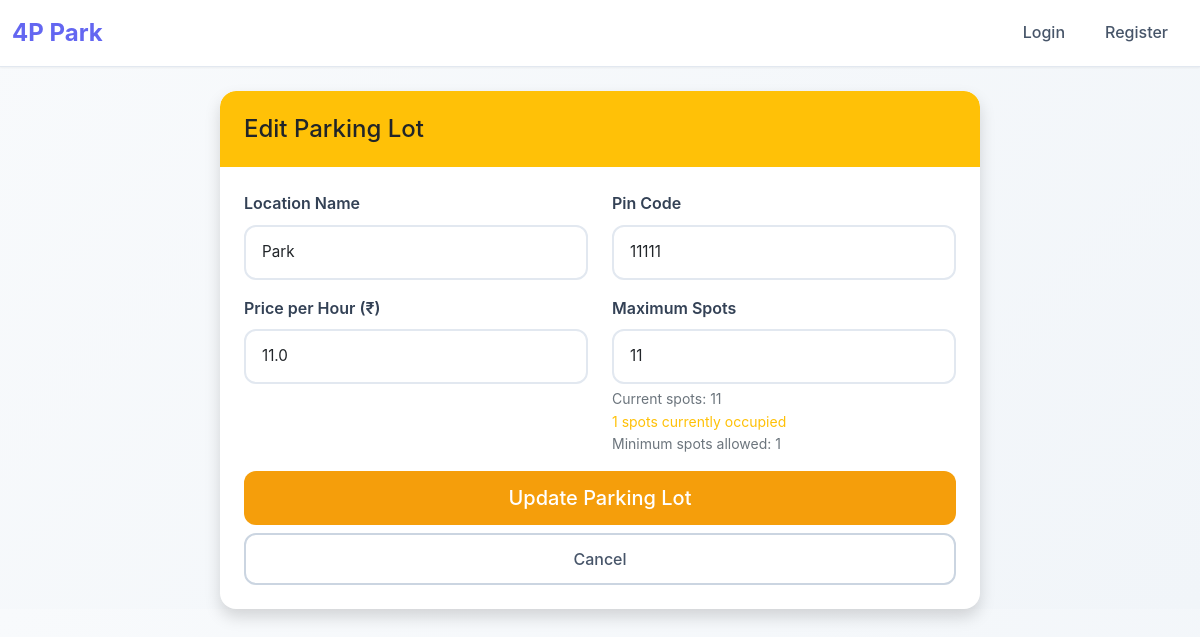
The page /admin/edit_lot/1 on the database its author committed.
### models/parking_lot.py (models this page shows)
class ParkingLot(db.Model):
    id = db.Column(db.Integer, primary_key=True)
    prime_location_name = db.Column(db.String(100), nullable=False)
    price = db.Column(db.Float, nullable=False)
    pin_code = db.Column(db.String(10), nullable=False)
    maximum_number_of_spots = db.Column(db.Integer, nullable=False)

### routes/admin.py (the view, shortened to what this page needs)
@admin.route('/admin/edit_lot/<int:lot_id>', methods=['GET', 'POST'])
def edit_lot(lot_id):
    lot = ParkingLot.query.get(lot_id)
    if not lot:
        return redirect(url_for('admin.view_lots'))
    occupied_count = ParkingSpot.query.filter_by(lot_id=lot.id, status='O').count()
    return render_template('edit_lot.html', lot=lot, occupied_count=occupied_count)

### templates/edit_lot.html (shortened to what this page needs)
{% extends "base.html" %}
{% block content %}
<div class="row justify-content-center">
    <div class="col-md-8">
        <div class="card shadow">
            <div class="card-header bg-warning text-dark">
                <h4 class="mb-0">Edit Parking Lot</h4>
            </div>
            <div class="card-body">
                <form method="POST">
                    <div class="row">
                        <div class="col-md-6">
                            <div class="mb-3">
                                <label for="name" class="form-label">Location Name</label>
                                <input type="text" class="form-control" id="name" name="name"
                                       value="{{ lot.prime_location_name }}" required>
                            </div>
                        </div>
                        <div class="col-md-6">
                            <div class="mb-3">
                                <label for="pin_code" class="form-label">Pin Code</label>
                                <input type="text" class="form-control" id="pin_code" name="pin_code"
                                       value="{{ lot.pin_code }}" required>
                            </div>
                        </div>
                    </div>
                    <div class="row">
                        <div class="col-md-6">
                            <div class="mb-3">
                                <label for="price" class="form-label">Price per Hour (₹)</label>
                                <input type="number" class="form-control" id="price" name="price"
                                       value="{{ lot.price }}" step="0.01" min="0" required>
                            </div>
                        </div>
                        <div class="col-md-6">
                            <div class="mb-3">
                                <label for="max_spots" class="form-label">Maximum Spots</label>
                                <input type="number" class="form-control" id="max_spots" name="max_spots"
                                       value="{{ lot.maximum_number_of_spots }}" min="1" required>
                                <div class="form-text">
                                    Current spots: {{ lot.maximum_number_of_spots }}
                                    {% if occupied_count > 0 %}
                                        <br><span class="text-warning">{{ occupied_count }} spots currently occupied</span>
                                        <br><span class="text-muted">Minimum spots allowed: {{ occupied_count }}</span>
                                    {% endif %}
                                </div>
                            </div>
                        </div>
                    </div>
                    <div class="d-grid gap-2">
                        <button type="submit" class="btn btn-warning btn-lg">Update Parking Lot</button>
                        <a href="{{ url_for('admin.view_lots') }}" class="btn btn-outline-secondary">Cancel</a>
                    </div>
                </form>
            </div>
        </div>
    </div>
</div>
{% endblock %}

### static/css/style.css (style rules this page uses)
:root { --primary-color: #6366f1; --secondary-color: #f65c5c; --success-color: #10b981; --warning-color: #f59e0b; --danger-color: #ef4444; --info-color: #06b6d4; --light-bg: #f8fafc; --white: #ffffff; --gray-100: #f1f5f9; --gray-200: #e2e8f0; --gray-300: #cbd5e1; --gray-600: #475569; --gray-700: #334155; --gray-900: #0f172a; --shadow-sm: 0 1px 2px 0 rgb(0 0 0 / 0.05); --shadow-md: 0 4px 6px -1px rgb(0 0 0 / 0.1); --shadow-lg: 0 10px 15px -3px rgb(0 0 0 / 0.1); --shadow-xl: 0 20px 25px -5px rgb(0 0 0 / 0.1); }
body { background: linear-gradient(135deg, var(--light-bg) 0%, var(--gray-100) 100%); font-family: 'Inter', 'Segoe UI', system-ui, -apple-system, sans-serif; color: var(--gray-700); line-height: 1.6; }
.card { border: none; border-radius: 16px; box-shadow: var(--shadow-md); background: var(--white); overflow: hidden; transition: all 0.3s ease; }
.card-header { border: none; padding: 1.5rem; border-radius: 16px 16px 0 0 !important; font-weight: 600; }
.card-body { padding: 1.5rem; }
.btn { border-radius: 12px; font-weight: 500; padding: 0.75rem 1.5rem; border: none; transition: all 0.2s ease; text-decoration: none; }
.btn-warning { background: var(--warning-color); color: var(--white); }
.btn-outline-secondary { border: 2px solid var(--gray-300); color: var(--gray-600); background: transparent; }
.form-control { border: 2px solid var(--gray-200); border-radius: 12px; padding: 0.875rem 1rem; font-size: 0.95rem; transition: all 0.2s ease; background: var(--white); }
.form-label { font-weight: 600; color: var(--gray-700); margin-bottom: 0.5rem; }

### rows shown on the page
ParkingLot: name "Park", pin_code "11111", price "11.0", max_spots "11", maximum_number_of_spots "11"

### other values the page prints
{{ occupied_count }} "1"
